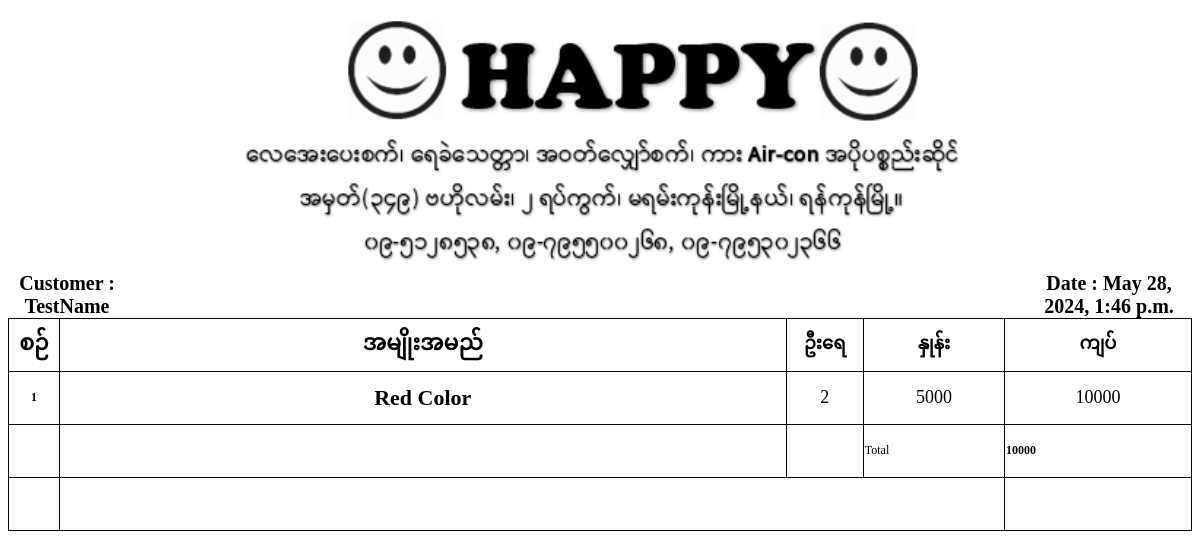
Page /print_preview/20/ on the committed database.
### myapp/models.py (models this page shows, shortened)
class invoice_heading(models.Model):
    photo = models.ImageField(upload_to='', blank=True, null=True)
    description = models.CharField(max_length=255, blank=True, null=True)
    desc1 = models.CharField(max_length=255, blank=True, null=True)
    desc2 = models.CharField(max_length=255, blank=True, null=True)
    desc3 = models.CharField(max_length=255, blank=True, null=True)
    desc4 = models.CharField(max_length=255, blank=True, null=True)

class invoice(models.Model):
    customer = models.CharField(max_length=255, blank=True, null=True)
    total = models.PositiveIntegerField(default=0)
    created_at = models.DateTimeField(auto_now_add=True)
    updated_at = models.DateTimeField(auto_now=True)

class invitem(models.Model):
    inv = models.ForeignKey(invoice, on_delete=models.CASCADE)
    item = models.CharField(max_length=255)
    qty = models.PositiveIntegerField(default=0)
    rate = models.PositiveIntegerField(default=0)
    amount = models.PositiveIntegerField(default=0)
    created_at = models.DateTimeField(auto_now_add=True)
    updated_at = models.DateTimeField(auto_now=True)
    idate = models.DateField(auto_now_add=True)

### myapp/views.py (the view)
# urls.py: path('print_preview/<int:id>/', views.print_preview, name='print_preview'),
def print_preview(request,id):
    context ={}
    context["invitm"] = invitem.objects.filter(inv=id)
    context["data"] = invoice.objects.get(id = id)
    context["p"] = invoice_heading.objects.get(id=1)
    return render(request, "print_preview.html", context)

### templates/print_preview.html (shortened to what this page needs)
<!DOCTYPE html>
<html>
<head>
</head>
<body>
<img src="{{p.photo.url}}" width="100%" class="invp">
<div class="ihd">
  <div class="pl">Customer : {{data.customer}}</div>
  <div class="pr">Date : {{data.created_at}}</div>
</div>
<div>
<table class="table table-striped">
  <thead>
    <tr>
      <th scope="col" class="srno">စဉ် </th>
      <th scope="col" class="itmname">အမျိုးအမည် </th>
      <th scope="col" class="hqty">ဦးရေ </th>
      <th scope="col" class="hrate">နှုန်း  </th>
      <th scope="col" class="amt">ကျပ် </th>
    </tr>
  </thead>
  <tbody>
    {% for i in invitm %}
    <tr>
      <th scope="row">{{forloop.counter}}</th>
      <td class="titm">{{i.item}}</td>
      <td class="tqty">{{i.qty}}</td>
      <td class="trate">{{i.rate}}</td>
      <td class="tamt">
        {{i.amount}}
      </td>
    </tr>
    {% endfor %}
    <tr>
      <td></td>
      <td></td>
      <td></td>
      <td>Total</td>
      <td class="text-right"><strong>{{data.total}}</strong></td>
    </tr>
    <tr>
      <td></td>
      <td colspan="3">
      </td>
      <td></td>
    </tr>
  </tbody>
</table>
</div>
</body>
</html>

### templates/print_preview.html (style rules this page uses)
* { font-size: 12px; font-family: 'Times New Roman'; }
td, th, tr, .table { border: 1px solid black; border-collapse: collapse; height: 50px; }
.srno { width: 50px; max-width: 50px; text-align: center; font-size: 22px; }
.itmname, .titm { width: 800px; max-width: 800px; text-align: center; align-content: center; font-size : 22px; font-weight: bold; }
.hqty, .tqty { width: 80px; max-width: 80px; text-align: center; align-content: center; font-size : 18px; }
.hrate, .trate { width: 150px; max-width: 150px; text-align: center; align-content: center; font-size : 18px; }
.amt, .tamt { width: 200px; max-width: 200px; text-align: center; align-content: center; font-size : 18px; }
.ihd { display: flex; flex-direction: row; max-width: 100%; align-items: center; text-align: center; }
@media (max-width: 1366px) { .pl { padding: 0px 700px 0px 0px; font-size: 20px; font-weight: bold; } }
@media (max-width: 1366px) { .pr { padding: 0px 0px 0px 200px; font-size: 20px; font-weight: bold; } }

### rows in the picture
invoice_heading: photo (picture)
invoice: customer "TestName", created_at "May 28, 2024, 1:46 p.m.", total "10000"
invitem: item "Red Color", qty "2", rate "5000", amount "10000"
